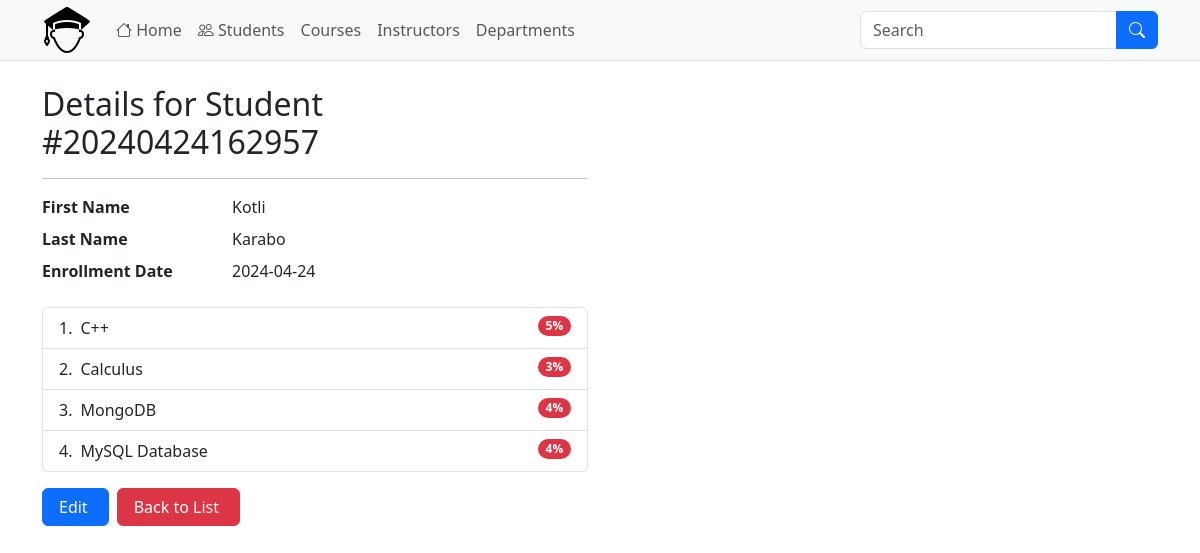
The page /view-student.php?studentId=20240424162957 on the database its author committed.
### tables this page shows
CREATE TABLE `students` (
  `student_number` bigint(20) NOT NULL,
  `first_name` varchar(256) DEFAULT NULL,
  `last_name` varchar(256) DEFAULT NULL,
  `age` tinyint(4) DEFAULT NULL,
  `gender` varchar(10) DEFAULT NULL,
  `email` varchar(100) DEFAULT NULL,
  `enrollment_date` date NOT NULL,
  `created_at` timestamp NOT NULL DEFAULT current_timestamp(),
  `updated_at` timestamp NOT NULL DEFAULT current_timestamp() ON UPDATE current_timestamp()
);

CREATE TABLE `courses` (
  `course_id` int(11) NOT NULL,
  `course_number` int(11) NOT NULL,
  `course_name` varchar(100) DEFAULT NULL,
  `credits` int(11) NOT NULL,
  `instructor_id` int(11) DEFAULT NULL,
  `department_id` int(11) DEFAULT NULL,
  `created_at` timestamp NOT NULL DEFAULT current_timestamp(),
  `updated_at` timestamp NOT NULL DEFAULT current_timestamp() ON UPDATE current_timestamp()
);

### classes/Db.php (called while the page is built, shortened)
<?php
class DB
{
    private $hostName = 'localhost';
    private $dbUser = 'root';
    private $dbPass = '';
    private $dbName = 'student_management_system';
    private $options = [];
    protected $conn;
    public function __construct()
    {
        if (!isset($this->conn)) {
            try {
                $this->conn = new PDO("mysql:host=" . $this->hostName . "; dbname=" . $this->dbName, $this->dbUser, $this->dbPass, $this->options);
            } catch (PDOException $e) {
                die($e->getMessage());
            }
        }
        return $this->conn;
    }
}

### classes/Student.php (called while the page is built, shortened)
<?php
include_once 'Db.php';
class Student extends DB
{
    public function getStudent($data)
    {
        try {
            $id = $data['studentId'];
            $stmt = $this->conn->prepare(
                "SELECT student_number, first_name, last_name, age, gender, email, enrollment_date
            FROM students
            WHERE student_number = ?"
            );
            $stmt->execute([$id]);
            $student = $stmt->fetch(PDO::FETCH_ASSOC);
            $coursesStmt = $this->conn->prepare(
                "SELECT course_name, credits
            FROM enrollments e
            JOIN courses c ON c.course_id = e.course_id
            WHERE e.student_number = ?"
            );
            $coursesStmt->execute([$id]);
            $courses = $coursesStmt->fetchAll(PDO::FETCH_ASSOC);
            $student['courses'] = $courses;
            return $student;
        } catch (PDOException $e) {
            $this->output = $e->getMessage();
            return $this->output;
        }
    }
}

### view-student.php (the view, shortened to what this page needs)
<?php
include './classes/Student.php';
if (isset($_GET['studentId'])) {
    $student = new Student();
    $data = $student->getStudent($_GET);
}
?>
<?php include './includes/header.php'; ?>
<div class="container">
    <div class="row">
        <div class="col-12 col-lg-6">
            <h2 class="mt-4 mb-3">Details for Student #<?= $data['student_number'] ?></h2>
            <hr />
            <dl class="row">
                <dt class="col-sm-4">
                    First Name
                </dt>
                <dd class="col-sm-8">
                    <?= $data['first_name'] ?>
                </dd>
                <dt class="col-sm-4">
                    Last Name
                </dt>
                <dd class="col-sm-8">
                    <?= $data['last_name'] ?>
                </dd>
                <dt class="col-sm-4">
                    Enrollment Date
                </dt>
                <dd class="col-sm-8">
                    <?= $data['enrollment_date'] ?>
                </dd>
            </dl>
            <div class="row my-3">
                <div class="col-12">
                    <?php if (!empty($data['courses'])) : ?>
                        <ul class="list-group list-group-numbered">
                            <?php foreach ($data['courses'] as $course) : ?>
                                <?php
                                $className = '';
                                if ($course['credits'] <= 39) {
                                    $className = 'danger';
                                } elseif ($course['credits'] > 39 && $course['credits'] < 50) {
                                    $className = 'warning';
                                } else {
                                    $className = 'success';
                                } ?>
                                <li class="list-group-item d-flex justify-content-between align-items-start">
                                    <div class="ms-2 me-auto">
                                        <?= $course['course_name'] ?>
                                    </div>
                                    <div class="badge text-bg-<?= $className ?> rounded-pill">
                                        <?= $course['credits'] ?>%
                                    </div>
                                </li>
                            <?php endforeach; ?>
                        </ul>
                    <?php else : ?>
                        <span>Student is not enrolled in any courses.</span>
                    <?php endif; ?>
                </div>
            </div>
            <div class="d-flex gap-2">
                <a href="update-student.php?studentId=<?= $data['student_number'] ?>" class="btn btn-primary custom">Edit</a>
                <a href="students.php" class="btn btn-danger custom">Back to List</a>
            </div>
        </div>
    </div>
</div>
<?php include './includes/footer.php'; ?>

### assets/css/styles.css (style rules this page uses)
.btn.custom { padding-left: 1rem !important; padding-right: 1.25rem !important; }

### rows shown on the page
students: student_number "20240424162957", first_name "Kotli", last_name "Karabo", enrollment_date "2024-04-24"
courses: course_name "C++", credits "5"
courses: course_name "Calculus", credits "3"
courses: course_name "MongoDB", credits "4"
courses: course_name "MySQL Database", credits "4"
